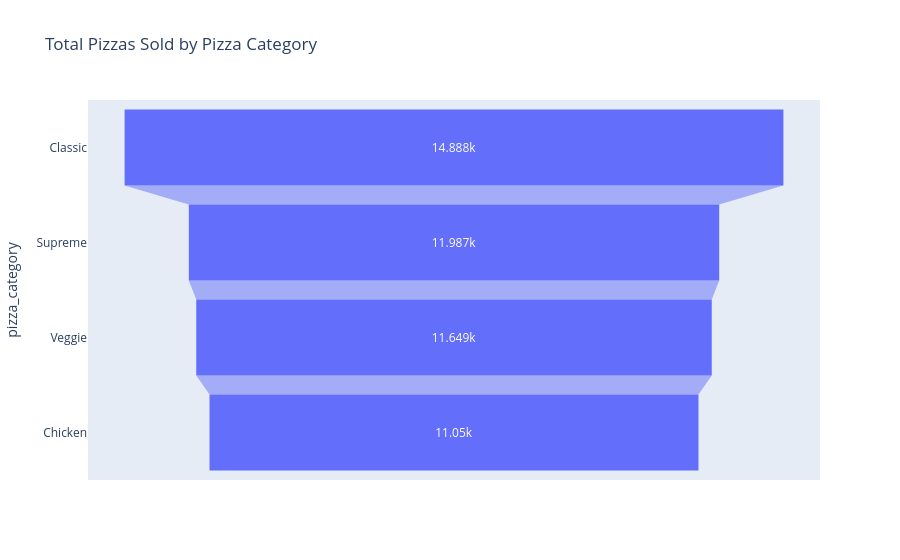

Notebook code cell kept with this figure:
### Code cell
# Import plotly
import plotly.express as px

# Calculate total pizzas sold for each category
category_quantity = df.groupby('pizza_category')['quantity'].sum().reset_index()

# Sort values so the funnel looks correct (largest at top)
category_quantity = category_quantity.sort_values(by='quantity', ascending=False)

# Create funnel chart
fig = px.funnel(
    category_quantity,
    x='quantity',           # Quantity sold
    y='pizza_category',     # Pizza categories
    title="Total Pizzas Sold by Pizza Category"
)

# Display the chart
fig.show()

### Figure 1 — Plotly figure (JSON) as saved in the notebook; plotly's stock layout.template omitted (floating-point values rounded to 4 significant figures)
{"data": [{"hovertemplate": "quantity=%{x}<br>pizza_category=%{y}<extra></extra>", "legendgroup": "", "marker": {"color": "#636efa"}, "name": "", "orientation": "h", "showlegend": false, "type": "funnel", "x": [14888, 11987, 11649, 11050], "xaxis": "x", "y": ["Classic", "Supreme", "Veggie", "Chicken"], "yaxis": "y"}], "layout": {"legend": {"tracegroupgap": 0}, "title": {"text": "Total Pizzas Sold by Pizza Category"}, "xaxis": {"anchor": "y", "domain": [0, 1], "title": {"text": "quantity"}}, "yaxis": {"anchor": "x", "domain": [0, 1], "title": {"text": "pizza_category"}}}}
